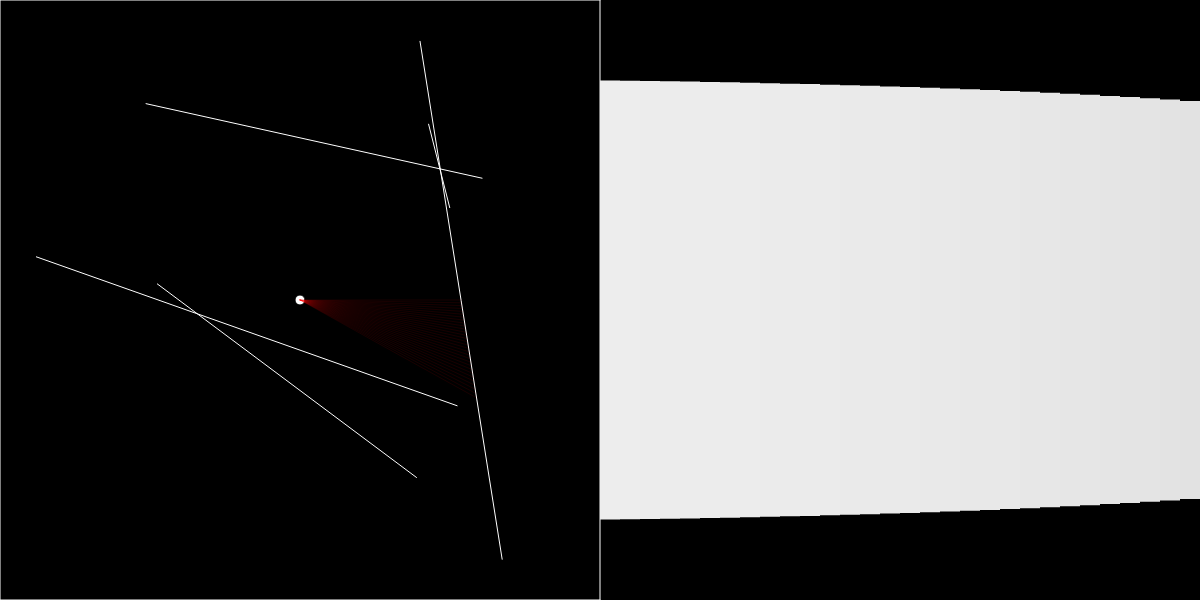
Frame 1 (no input)
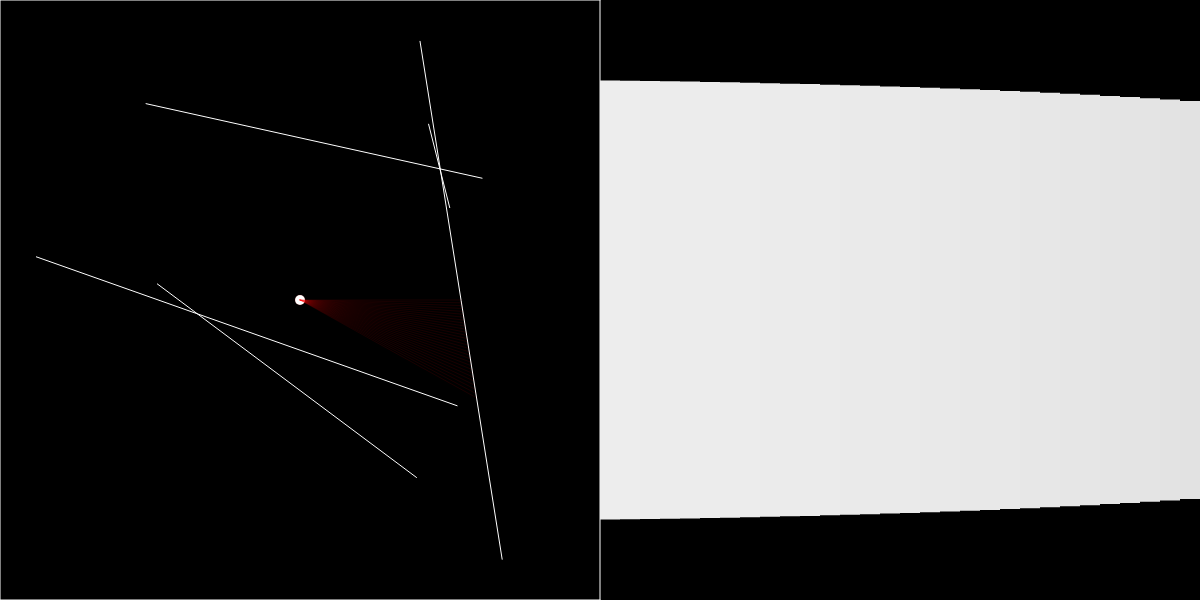
Frame 60 (no input)
Frame 120 (the mouse pressed at the canvas centre since frame 60): identical to frame 60, image omitted

The p5.js sketch that drew these frames (run headless with seeded random() and noise() and a simulated clock; from frame 60 on, the mouse is pressed at the canvas centre):

// p5.js sketch
// ── sketch.js
let walls = [];
let player;
let wallVertices = [];
let i = 14;

const sceneW = 600;
const sceneH = 600;

function setup() {
  createCanvas(1200, 600);
  loadBoundaries();
  player = new Player();
}

function keyPressed() {
  if(keyCode === 32){
    loadSquare(i);
    i += 4;
  }
}

function draw() {
    if(keyIsDown(65)) {
      player.rotate(-0.03);
    } else if (keyIsDown(68)) {
      player.rotate(0.03);
    } else if (keyIsDown(87)) {
      player.move(1);
    } else if (keyIsDown(83)) {
        player.move(-1);
      }

  background(0);

  for(let wall of walls) {
    wall.display();
  }
  player.update(mouseX,mouseY);
  player.run();


  const scene = player.look(walls);

  const w = sceneW / scene.length
  push();
  translate(sceneW, 0);
  for(let i = 0; i < scene.length; i++){
    noStroke();
    const sSq = scene[i] * scene[i];
    const wSq = sceneW * sceneW;
    const b = map(sSq, 0, wSq, 255, 0);
    const h = map(scene[i], 0, sceneW, sceneH, 0)
    fill(b);
    rectMode(CENTER);
    rect(i * w + w /2, sceneH/2, w, h);
  }
  pop();

}

// ── boundary.js
class Boundary{
  constructor(pos1,pos2) {
    this.x1 = pos1.x;
    this.y1 = pos1.y;
    this.x2 = pos2.x;
    this.y2 = pos2.y;
    this.weight = 1;

  }
  display() {
    push();
    stroke(255);
    strokeWeight(this.weight);
    line(this.x1,this.y1,this.x2,this.y2);
    pop();
  }
}

function loadBoundaries() {
  wallVertices.push(createVector(0,0));
  wallVertices.push(createVector(sceneW,0));
  wallVertices.push(createVector(sceneW,sceneH));
  wallVertices.push(createVector(0,sceneH));
  walls.push(new Boundary(wallVertices[0],wallVertices[1]));
  walls.push(new Boundary(wallVertices[1],wallVertices[2]));
  walls.push(new Boundary(wallVertices[2],wallVertices[3]));
  walls.push(new Boundary(wallVertices[3],wallVertices[0]));
  // lines
  for(let i = 0; i < 10; i++) {
    wallVertices.push(new createVector(random(sceneW),random(sceneH)));
  }
  for(let j = 4; j < wallVertices.length; j += 2){
    walls.push(new Boundary(wallVertices[j],wallVertices[j+1]));
  }
}

function loadSquare(i) {
  wallVertices.push(createVector(mouseX, mouseY));
  wallVertices.push(createVector(mouseX + 20, mouseY));
  wallVertices.push(createVector(mouseX + 20,mouseY + 20));
  wallVertices.push(createVector(mouseX, mouseY + 20));
  walls.push(new Boundary(wallVertices[i],wallVertices[i+1]));
  walls.push(new Boundary(wallVertices[i+1],wallVertices[i+2]));
  walls.push(new Boundary(wallVertices[i+2],wallVertices[i+3]));
  walls.push(new Boundary(wallVertices[i+3],wallVertices[i]));

}

// ── player.js
class Player{
  constructor(){
    this.pos = createVector(sceneW /2, sceneH/2);
    this.vel = createVector();
    this.acc = createVector();
    this.rays = [];
    this.heading = 0;
    for(let a = 0; a < 30 && a > -30; a+= 1) {
      this.rays.push(new Ray(this.pos, radians(a)));
    }
  }
  rotate(angle) {
    this.heading += angle;
    let index = 0
    for(let a = 0; a < 30 && a > -30; a+= 1) {
      this.rays[index].setAngle(radians(a) + this.heading);
      index++;
    }
  }

  move(amt) {
    const vel = p5.Vector.fromAngle(this.heading);
    vel.setMag(amt);
    this.pos.add(vel);

  }

  update(x, y) {
    this.vel.add(this.acc);
    this.pos.add(this.vel);
    this.acc.mult(0);
    // this.pos.set(x,y);
  }

  look(walls) {
    const scene = [];
    for(let i = 0; i < this.rays.length; i++){
      const ray = this.rays[i];
      let closest = null;
      let record = Infinity;
      for(let wall of walls) {
        let pt = ray.cast(wall);
        stroke(255, 0, 0, 25);
        if(pt){
          const d = p5.Vector.dist(this.pos, pt)
          if(d < record) {
            record = d;
            closest = pt;
          }
        }
      }
      if (closest) {
        line(this.pos.x, this.pos.y, closest.x, closest.y);
      }
      scene[i] = record;
    }
    return scene;
  }
  render(){
    fill(255);
    ellipse(this.pos.x,this.pos.y,10)
    for(let ray of this.rays){
      //ray.render();
    }
  }
  run() {
    this.render();
  }
}

// ── ray.js
class Ray {
  constructor(pos, dir) {
    this.pos = pos;
    this.dir = p5.Vector.fromAngle(dir);

  }
  setAngle(angle) {
    this.dir = p5.Vector.fromAngle(angle);
  }
  setDir(x,y) {
    this.dir.x = x - this.pos.x;
    this.dir.y = y - this.pos.y;
    this.dir.normalize();
  }
  render() {
    stroke(255);
    push();
    translate(this.pos.x,this.pos.y);
    line(0,0,this.dir.x*10,this.dir.y*10)
    pop();
  }
  run(x,y){
    this.setDir(x,y);
    this.render();
  }
  cast(wall) {
    const x1 = wall.x1;
    const y1 = wall.y1;
    const x2 = wall.x2;
    const y2 = wall.y2;

    const x3 = this.pos.x;
    const y3 = this.pos.y;
    const x4 = this.pos.x + this.dir.x;
    const y4 = this.pos.y + this.dir.y

    const den = (x1-x2)*(y3-y4)-(y1-y2)*(x3-x4);
    const t = ((x1-x3)*(y3-y4)-(y1-y3)*(x3-x4)) / den;
    const u = ((x1-x3)*(y1-y2)-(y1-y3)*(x1-x2)) / den;

    if(den == 0)
      return;

    if(t > 0 && t < 1 && u > 0) {
      const pt = createVector();
      pt.x = x1 + t * (x2-x1);
      pt.y = y1 + t * (y2-y1);

      return pt;
    }

  }
}
